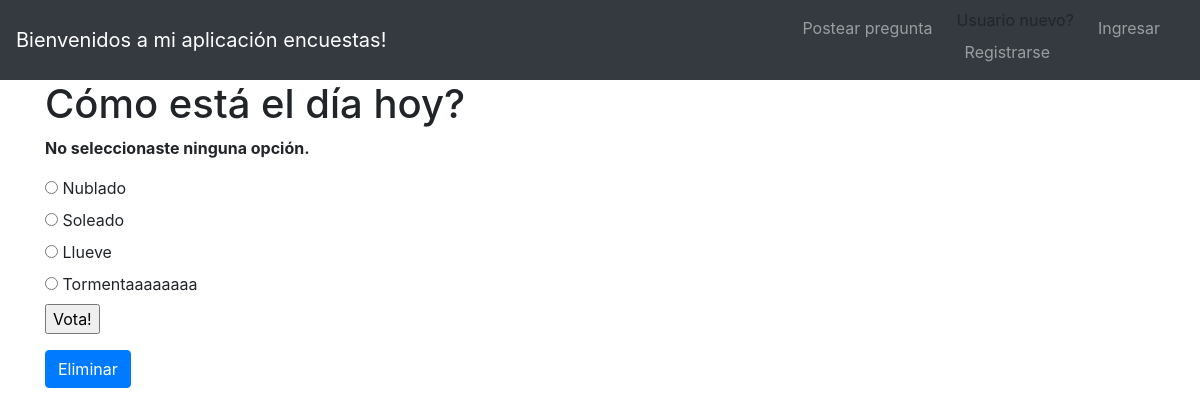
/polls/2/vote/, run on the app's committed database.
### polls/models.py (models this page shows, shortened)
class Question(models.Model):
    question_text = models.CharField("ingrese pregunta", max_length=200)
    pub_date = models.DateTimeField('fecha de publicacion')
    objects = QuestionManager()
    def was_published_recently(self):
        now = timezone.now()
        return now - datetime.timedelta(days=1) <= self.pub_date <= now
    was_published_recently.admin_order_field = 'pub_date'
    was_published_recently.boolean = True
    was_published_recently.short_description = 'Publicado recientemente?'

class Choice(models.Model):
    question = models.ForeignKey(Question, on_delete=models.CASCADE)
    choice_text = models.CharField(max_length=200)
    votes = models.IntegerField(default=0)

### polls/views.py (the view)
# urls.py: url(r'^(?P<question_id>[0-9]+)/vote/$', views.vote, name='vote'),
def vote(request, question_id):
    question = get_object_or_404(Question, pk=question_id)
    try:
        selected_choice = question.choice_set.get(pk=request.POST['choice'])
    except (KeyError, Choice.DoesNotExist):
        return render(request, 'polls/detail.html', {
            'question': question,
            'error_message': "No seleccionaste ninguna opción.",
        })
    else:
        selected_choice.votes += 1
        selected_choice.save()
        return HttpResponseRedirect(reverse('polls:results', args=(question.id,)))

### polls/templates/polls/detail.html (shortened to what this page needs)
{% extends 'polls/base.html' %}
{% load static %}
{% block content %}
    <section >
        <h1>{{ question.question_text }}</h1>
        {% if error_message %} <p><strong>{{ error_message }}</strong></p>{% endif %}
        <form action="{% url 'polls:vote' question.id %}" method ="post">
            {% for choice in question.choice_set.all %}
                <input type= "radio" name="choice" id="choice{{ forloop.counter }}" value="{{choice.id}}"/>
                <label for="choice{{ forloop.counter }}">{{choice.choice_text}}</label><br />
            {% endfor %}
            <input type="submit" value="Vota!" />
        </form>
        <a  href="{% url 'polls:eliminar pregunta' question.id %}" class="btn btn-primary">Eliminar</a>
    </section>
{% endblock %}

### polls/static/polls/main.css (style rules this page uses)
a { color: #282423; }

### data on the page
Question: question_text "Cómo está el día hoy?"
Choice: choice_text "Nublado"
Choice: choice_text "Soleado"
Choice: choice_text "Llueve"
Choice: choice_text "Tormentaaaaaaaa"

### other printed values
{{ error_message }} "No seleccionaste ninguna opción."
